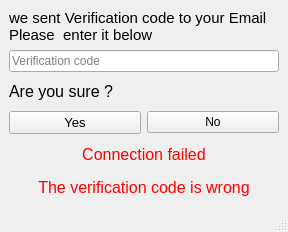
<?xml version="1.0" encoding="UTF-8"?>
<ui version="4.0">
 <class>MainWindow</class>
 <widget class="QMainWindow" name="MainWindow">
  <property name="geometry">
   <rect>
    <x>0</x>
    <y>0</y>
    <width>288</width>
    <height>232</height>
   </rect>
  </property>
  <property name="windowTitle">
   <string>MainWindow</string>
  </property>
  <widget class="QWidget" name="centralwidget">
   <layout class="QVBoxLayout" name="verticalLayout">
    <item>
     <widget class="QLabel" name="label">
      <property name="font">
       <font>
        <pointsize>11</pointsize>
       </font>
      </property>
      <property name="text">
       <string>we sent Verification code to your Email 
Please  enter it below</string>
      </property>
     </widget>
    </item>
    <item>
     <widget class="QLineEdit" name="lineEdit_Code">
      <property name="text">
       <string/>
      </property>
      <property name="placeholderText">
       <string>Verification code</string>
      </property>
     </widget>
    </item>
    <item>
     <widget class="QLabel" name="label_2">
      <property name="font">
       <font>
        <pointsize>12</pointsize>
       </font>
      </property>
      <property name="text">
       <string>Are you sure ?</string>
      </property>
     </widget>
    </item>
    <item>
     <layout class="QHBoxLayout" name="horizontalLayout">
      <item>
       <widget class="QPushButton" name="Button_Yes">
        <property name="font">
         <font>
          <pointsize>10</pointsize>
         </font>
        </property>
        <property name="styleSheet">
         <string notr="true">QPushButton::hover
{
background-color: rgb(0, 170, 0);
}</string>
        </property>
        <property name="text">
         <string>Yes</string>
        </property>
       </widget>
      </item>
      <item>
       <widget class="QPushButton" name="Button_No">
        <property name="styleSheet">
         <string notr="true">
QPushButton::hover
{
background-color: rgb(250, 0, 0);
}</string>
        </property>
        <property name="text">
         <string>No</string>
        </property>
       </widget>
      </item>
     </layout>
    </item>
    <item>
     <widget class="QLabel" name="label_Error">
      <property name="font">
       <font>
        <pointsize>12</pointsize>
       </font>
      </property>
      <property name="styleSheet">
       <string notr="true">color: rgb(255, 0, 0);</string>
      </property>
      <property name="text">
       <string>Connection failed</string>
      </property>
      <property name="alignment">
       <set>Qt::AlignCenter</set>
      </property>
     </widget>
    </item>
    <item>
     <widget class="QLabel" name="label_Error_code">
      <property name="font">
       <font>
        <pointsize>12</pointsize>
       </font>
      </property>
      <property name="styleSheet">
       <string notr="true">color: rgb(255, 0, 0);</string>
      </property>
      <property name="text">
       <string>The verification code is wrong</string>
      </property>
      <property name="alignment">
       <set>Qt::AlignCenter</set>
      </property>
     </widget>
    </item>
   </layout>
  </widget>
  <widget class="QMenuBar" name="menubar">
   <property name="geometry">
    <rect>
     <x>0</x>
     <y>0</y>
     <width>288</width>
     <height>21</height>
    </rect>
   </property>
  </widget>
  <widget class="QStatusBar" name="statusbar"/>
 </widget>
 <resources/>
 <connections/>
</ui>
